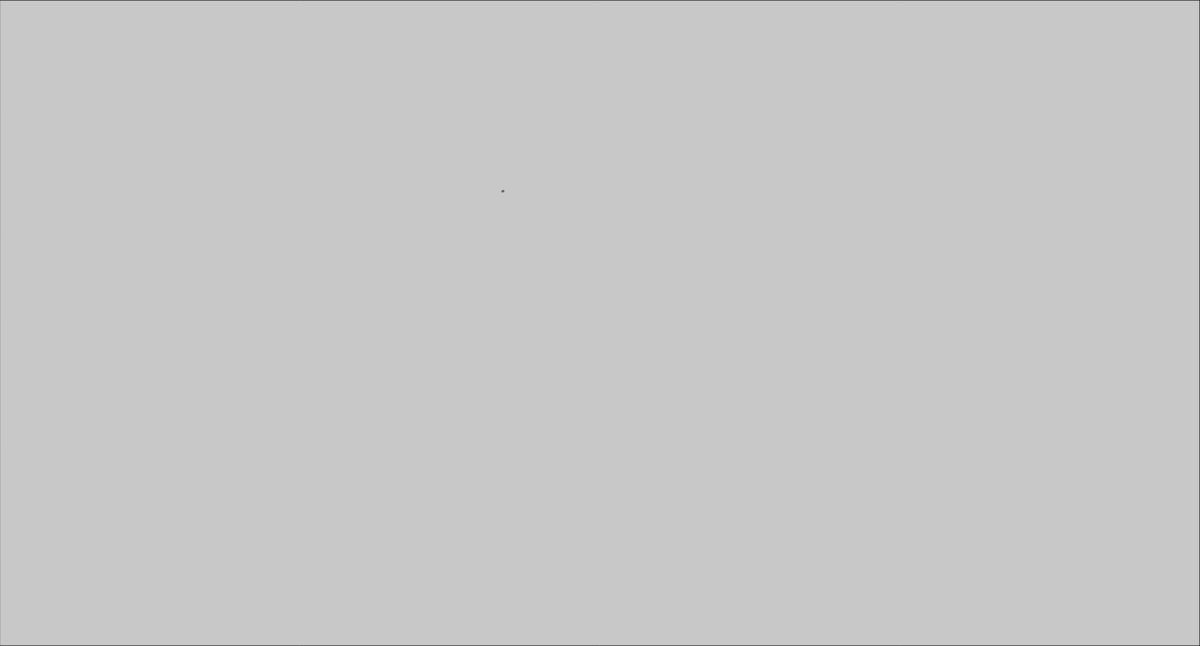
Frame 1 (no input)
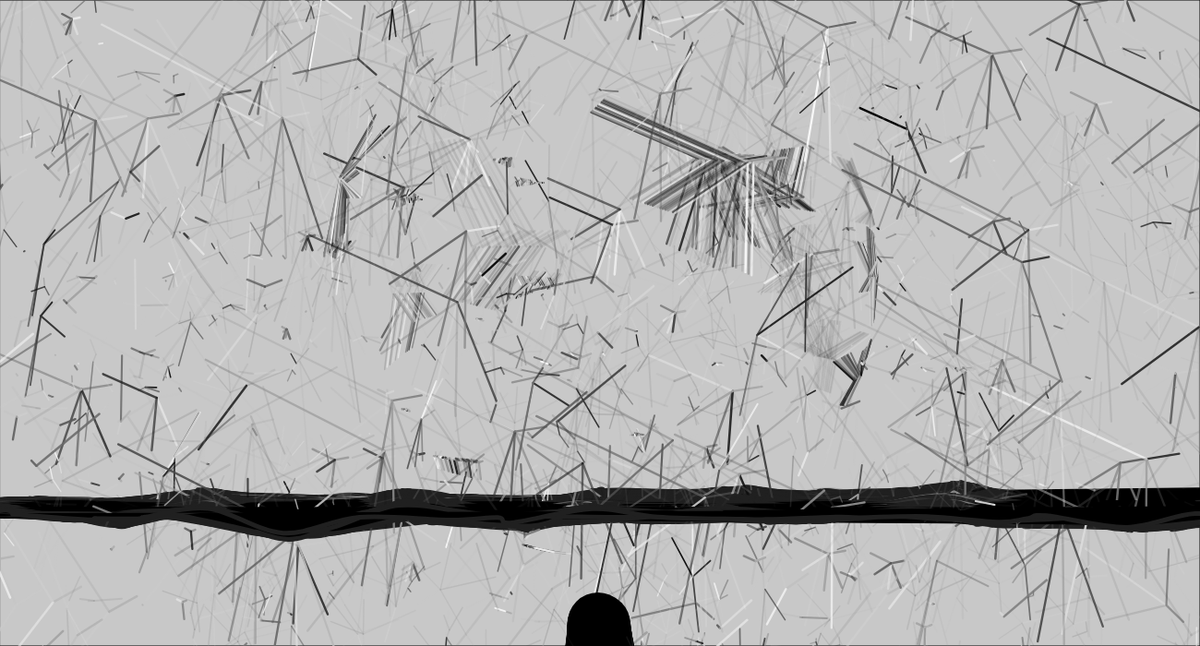
Frame 60 (no input)
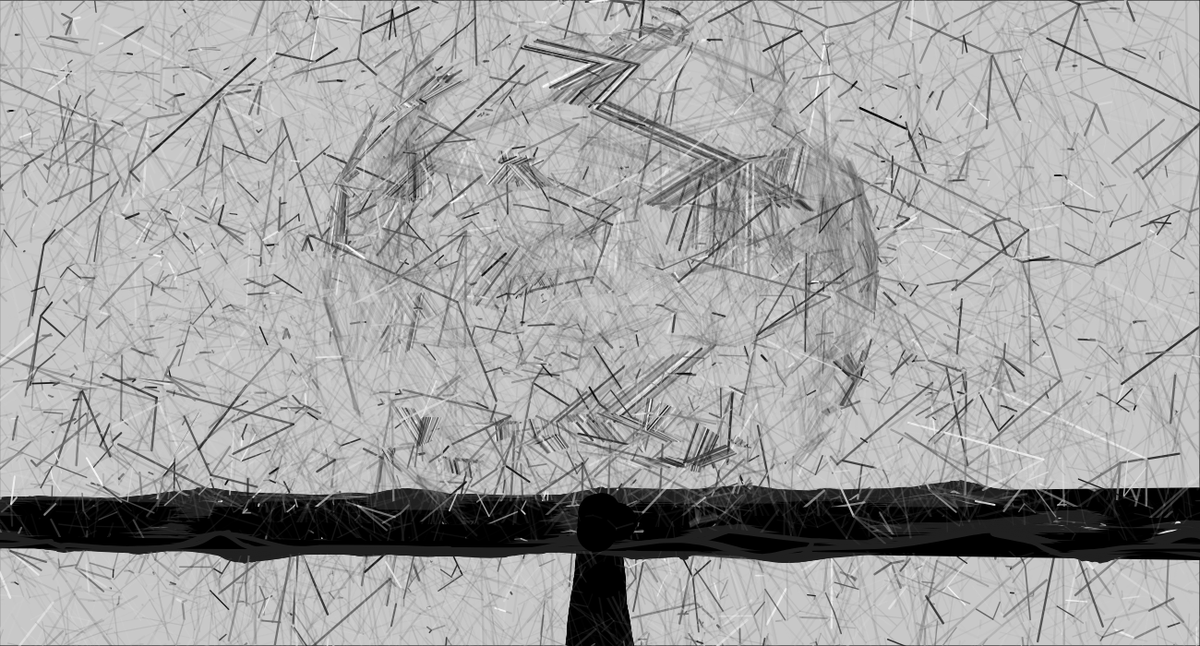
Frame 120 (the mouse pressed at the canvas centre since frame 60)

The p5.js sketch that drew these frames (run headless with seeded random() and noise() and a simulated clock; from frame 60 on, the mouse is pressed at the canvas centre):

// p5.js sketch
// ── sketch.js
// https://openprocessing.org/sketch/2166108
// By Joe DeNavas 


//tree code forked form - https://openprocessing.org/sketch/2071621
//land code forked from - https://openprocessing.org/sketch/2149011

const nodeAmount = 500;
const rotateSpeed = 0.01;
const growSpeed = 0.01;
const nodeArray = [];
const linkArray = [];
let zoom;
let generator;
let PARTS = []
let count = 2
let c=0
let counter=0

function w(n) {
  if(n==null) return width
  return width*n
}

function h(n) {
  if(n==null) return height
  return height*n
}

function hsbShift(col, h, s, b){
    return color(hue(col)+h, saturation(col)+s, brightness(col)+b)
}

function randNeg(n) {
  return (n==null)?(random() < 0.5 ? 1:-1):(random() < 0.5 ? n:-n)
}

function ease(n) {
  return n**3
}

class particle {
  constructor(sx, sy, sc, ss, sd, sl, ls, tag, others) {
    this.tag = tag
    this.pos = createVector(sx, sy)
    this.col = sc
    this.siz = 1
    this.asiz = ss
    this.dir = sd
    this.spd = (this.tag=="trunk")?2:random(0.25, 2)
    this.life = sl
    this.lifespan = ls
    this.others = others
    this.thshift = random(-1, 1)*0
    this.tsshift = random(1)*0
    this.tbshift = random(-1)*0
    this.rsiz = this.asiz*this.siz
  }
  
  kill() {
    let index = this.others.indexOf(this)
    if(index > -1) {
      this.others.splice(index, 1)
    }
    //circle(this.pos.x, this.pos.y, random(5, 15))
  }
  
  update() {
    this.rsiz = this.asiz*this.siz
    this.pos.add(createVector(cos(radians(this.dir))*this.spd, sin(radians(this.dir))*this.spd))
    this.dir += random(-1, 1)*(this.tag == "trunk" && this.siz > 0.7 ? 1:map(this.life, 0, this.lifespan, 1, 5))
    if(random() < (this.tag=="branch" ? 0.003:0.005) && this.tag!="trunk") this.dir += randNeg(72)*0
    //this.siz = smoothstep(this.siz, 0, 0.05)
    this.siz = lerp(this.siz, 0, random(0.015))
    //this.siz -= random(0.01)
    
    if(this.rsiz < 0.1 || this.spd > this.rsiz) {
      this.kill()
    }
    
    this.col = hsbShift(this.col, random(this.thshift), random(this.tsshift), random(this.tbshift))
    
    if(random() < 0.03 && this.tag=="trunk" && this.siz < .55) {
      this.others.push(new particle(this.pos.x, this.pos.y, this.col, this.rsiz, this.dir+randNeg(random(15, 30)), this.life, this.lifespan, "branch", this.others))
    }
    
    if(random() < 0.01 && this.tag=="branch") {
      this.others.push(new particle(this.pos.x, this.pos.y, this.col, this.rsiz, this.dir, this.life, this.lifespan, "branch", this.others))
    }
    
    if(random() < map(this.siz, 0, 0.25, 0.5, 0.3) && this.tag=="branch" && this.siz < 0.25) {
      this.others.push(new particle(this.pos.x, this.pos.y, this.col, (this.siz**0.5)*this.rsiz, this.dir+randNeg(random(5, 20)), 0, random(this.lifespan*0.05), "twig", this.others))
    }
    
    noStroke()
    fill(this.col)
    circle(this.pos.x, this.pos.y+130, this.siz*this.asiz)
    
    if(this.life > this.lifespan) {
      this.kill()
    } 
    this.life++
  }
}


function setup() {
	ranges = 50;
 	color1 = "white"
 	color2 = "#202020"
	
  generator = gabrielGraph();
  createCanvas(1300, 700);
  zoom = min(width, height) * 1.2;

  while (nodeArray.length < nodeAmount) {
    const alpha = random(TWO_PI);
    const beta = random(TWO_PI);
    const x = sin(alpha) * cos(beta);
    const y = cos(alpha);
    const z = sin(alpha) * sin(beta);
    const n = new node(x, y, z);
    nodeArray.push(n);
  }
 PTS = [createVector(0, h(0.9))]
  for(let i = 0; i < 6; i++) {
    PTS.push(createVector(w(i/6), h(0.9)+random(-20, 20)))
  }
  PTS.push(createVector(w(), h(0.9)))
  PTS.push(createVector(w(), h()))
  PTS.push(createVector(0, h()))
  PTS.push(createVector(0, h()))
  
  beginShape()
  for(p of PTS) {
    curveVertex(p.x, p.y)
  }
  endShape()
    
  for(let i = 0; i < count; i++) {
    PARTS.push(new particle(w(0.5), h(0.95), "#000", 100, 270, 0, 500, "trunk", PARTS))
  }
}

function* gabrielGraph() {
// noprotect
  for (let i = 0; i < nodeArray.length; i++) {
    const current = nodeArray[i];
    const rest = nodeArray.slice(i+1);
    for (const target of rest) {
      const centre = current.vec3.copy().add(target.vec3).div(2);
      const distance = current.vec3.dist(target.vec3);
      const radius = distance / 2;
      if (nodeArray.every((extra) => 
          extra == current || extra == target || extra.vec3.dist(centre) > radius)
      ){
				linkArray.push(new link(current, target));
				yield;
			}
    }
  }
	background(100);
}



function draw() 
{
 	strokeWeight(5);
	c=c+.01 
	
 	for (let i = 0; i < ranges; i++) {
		if(counter<220) {
				if(frameCount%20==0) {
					push()
					translate(random(width),random(height+50),0);
					nodeArray.forEach((node) => node.rotate());
					nodeArray.forEach((node) => node.update());
					linkArray.forEach((link) => link.show());
					pop()
				}
		}	
		
		if(i==0) stroke(random(255),random(255));
		else if(i==3) stroke(random(255),random(255));
 		else stroke(color2);

 		beginShape(); //waves
 		for (let x = -100; x < width + 200; x += random(100)) {
 			let n = noise(x * 0.001+c, i * 0.01+c, x * 0.02+c);
 			let y = map(n, 0, 3, 500, height * 1)
 			curveVertex(x, y+c*50);
 		}
 		endShape();
		
 	}
	stroke(0);
	strokeWeight(1);

	if(counter<22) {
		fill(200)
		rect(0,0,width,height)
	}
	
	counter++
	for(var p of PARTS) {
  	for(let i = 0; i < 1; i++) p.update()
  }
	
	if(counter<220) {
  generator.next();
	push()
  translate(650,300);
  nodeArray.forEach((node) => node.rotate());
  nodeArray.forEach((node) => node.update());
  linkArray.forEach((link) => link.show());
	pop()
	}
}

const node = function (x, y, z) {
  this.vec3 = createVector(x, y, z);
  this.vec2 = createVector(0, 0);
  this.depth = 0;

  this.rotate = () => {
    const { x, y } = createVector(this.vec3.x, this.vec3.z).rotate(rotateSpeed);
    this.vec3.x = x;
    this.vec3.z = y;
  };

  this.update = () => {
    const magnitude = map(cos(60), -1, 1, 3, 1);
    this.depth = magnitude + this.vec3.z;
    this.vec2.x = (this.vec3.x / this.depth) * zoom;
    this.vec2.y = (this.vec3.y / this.depth) * zoom;
    this.scaling = 10 / this.depth;
  };
  this.show = () => {
    noStroke();
    fill("black");
    ellipse(this.vec2.x, this.vec2.y, this.scaling);
  };
};

const link = function (node1, node2) {
  this.node1 = node1;
  this.node2 = node2;
  this.age = 0;

  this.show = () => {
    const totalScaling = this.node1.scaling + this.node2.scaling;
    strokeWeight(totalScaling / 4);
    if (this.age >= 1) {
      stroke(random(255),25);
      line(
        this.node1.vec2.x,
        this.node1.vec2.y,
        this.node2.vec2.x,
        this.node2.vec2.y
      );
      return;
    }
    this.age += growSpeed;
    const difference = this.node2.vec2.copy().sub(this.node1.vec2);
    const current = this.node1.vec2;
    const target = current.copy().add(difference.mult(this.age));
    stroke(random(255),random(255));
    line(current.x, current.y, target.x, target.y);
  };
};

function smoothstep(start, end, amount) {
  // Clamp the value of 'amount' between 0 and 1
  amount = Math.max(0, Math.min(1, amount));

  // Calculate the interpolated value using the smoothstep equation
  return (amount * amount * (3 - 2 * amount)) * (end - start) + start;
}
